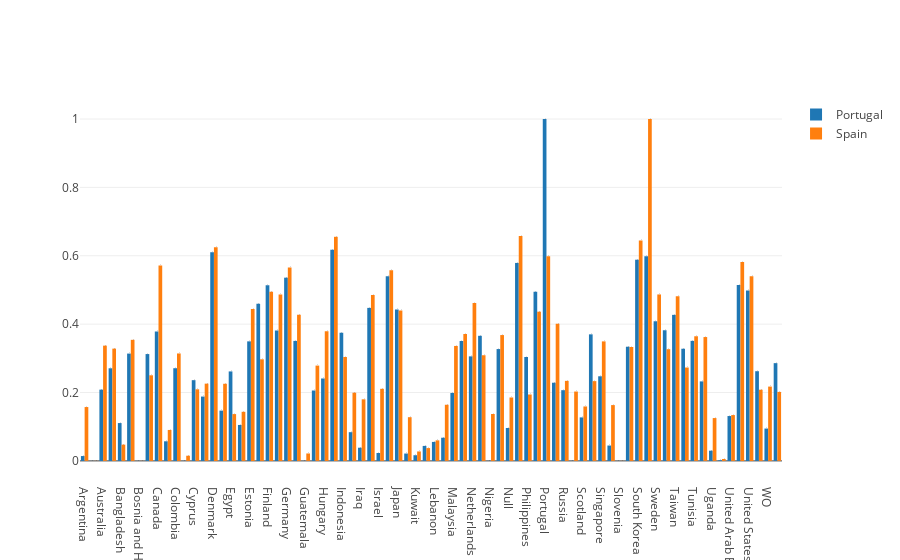

The cell this chart's notebook holds for it:
### Markdown cell above
In this result, the taller the bar, the more different the capabilities are.

### Code cell
bar_countries = ['Portugal', 'Spain']



bar1 = country_correlation[:, find_index(bar_countries[0], country_names)]
bar2 = country_correlation[:, find_index(bar_countries[1], country_names)]




trace1 = go.Bar(
    x=country_names,
    y=bar1,
    name=bar_countries[0],
    text=['{}% correlation index'.format(math.ceil(number * 100)) for number in bar1],
)
trace2 = go.Bar(
    x=country_names,
    y=bar2,
    name=bar_countries[1],
    text=['{}% correlation index'.format(math.ceil(number * 100)) for number in bar2],
)

data = [trace1, trace2]
layout = go.Layout(
    barmode='group'
)

fig = go.Figure(data=data, layout=layout)
plotly.offline.iplot(data)

### Figure 1 — Plotly figure (JSON) as saved in the notebook; plotly's stock layout.template omitted (floating-point values rounded to 4 significant figures)
{"data": [{"name": "Portugal", "text": ["2.0% correlation index", "-0.0% correlation index", "21.0% correlation index", "28.0% correlation index", "12.0% correlation index", "32.0% correlation index", "-0.0% correlation index", "32.0% correlation index", "38.0% correlation index", "6.0% correlation index", "28.0% correlation index", "-0.0% correlation index", "24.0% correlation index", "19.0% correlation index", "62.0% correlation index", "15.0% correlation index", "27.0% correlation index", "11.0% correlation index", "35.0% correlation index", "46.0% correlation index", "52.0% correlation index", "39.0% correlation index", "54.0% correlation index", "36.0% correlation index", "-0.0% correlation index", "21.0% correlation index", "25.0% correlation index", "62.0% correlation index", "38.0% correlation index", "9.0% correlation index", "4.0% correlation index", "45.0% correlation index", "3.0% correlation index", "55.0% correlation index", "45.0% correlation index", "3.0% correlation index", "2.0% correlation index", "5.0% correlation index", "6.0% correlation index", "7.0% correlation index", "20.0% correlation index", "36.0% correlation index", "31.0% correlation index", "37.0% correlation index", "-0.0% correlation index", "33.0% correlation index", "10.0% correlation index", "58.0% correlation index", "31.0% correlation index", "50.0% correlation index", "100.0% correlation index", "23.0% correlation index", "21.0% correlation index", "-0.0% correlation index", "13.0% correlation index", "38.0% correlation index", "25.0% correlation index", "5.0% correlation index", "-0.0% correlation index", "34.0% correlation index", "59.0% correlation index", "60.0% correlation index", "41.0% correlation index", "39.0% correlation index", "43.0% correlation index", "33.0% correlation index", "36.0% correlation index", "24.0% correlation index", "3.0% correlation index", "1.0% correlation index", "14.0% correlation index", "52.0% correlation index", "50.0% correlation index", "27.0% correlation index", "10.0% correlation index", "29.0% correlation index"], "type": "bar", "x": ["Argentina", "Asia", "Australia", "Austria", "Bangladesh", "Belgium", "Bosnia and Herzegovina", "Brazil", "Canada", "Chile", "Colombia", "Costa Rica", "Cyprus", "Czech Republic", "Denmark", "Dominion of Pakistan", "Egypt", "El Salvador", "Estonia", "European Patent Office", "Finland", "France", "Germany", "Greece", "Guatemala", "Hong Kong", "Hungary", "India", "Indonesia", "Iran", "Iraq", "Ireland", "Israel", "Italy", "Japan", "Korea", "Kuwait", "Latvia", "Lebanon", "Lithuania", "Malaysia", "Mexico", "Netherlands", "New Zealand", "Nigeria", "Norway", "Null", "People's Republic of China", "Philippines", "Poland", "Portugal", "Romania", "Russia", "Saudi Arabia", "Scotland", "Serbia", "Singapore", "Slovakia", "Slovenia", "South Africa", "South Korea", "Spain", "Sweden", "Switzerland", "Taiwan", "Thailand", "Tunisia", "Turkey", "Uganda", "Ukraine", "United Arab Emirates", "United Kingdom", "United States of America", "Vietnam", "WO", "Zimbabwe"], "y": [0.0141, -0.0001461, 0.2084, 0.2708, 0.1106, 0.3139, -0.0001461, 0.3124, 0.3784, 0.0573, 0.2711, -0.0002921, 0.2361, 0.1881, 0.6103, 0.147, 0.2616, 0.105, 0.3496, 0.4595, 0.5139, 0.3813, 0.5359, 0.3509, -0.0002066, 0.2058, 0.241, 0.6176, 0.3751, 0.08395, 0.03853, 0.4475, 0.02311, 0.5403, 0.4428, 0.02147, 0.01654, 0.04378, 0.05546, 0.06775, 0.1986, 0.3507, 0.3057, 0.3659, -0.0003099, 0.327, 0.09626, 0.579, 0.3039, 0.4949, 1, 0.2286, 0.2068, -0.0003578, 0.1272, 0.3701, 0.2475, 0.04487, -0.0001461, 0.3339, 0.5884, 0.5987, 0.4087, 0.382, 0.4271, 0.328, 0.351, 0.2325, 0.02981, 0.001868, 0.1311, 0.5141, 0.4982, 0.2623, 0.09457, 0.2859]}, {"name": "Spain", "text": ["16.0% correlation index", "-0.0% correlation index", "34.0% correlation index", "33.0% correlation index", "5.0% correlation index", "36.0% correlation index", "-0.0% correlation index", "26.0% correlation index", "58.0% correlation index", "10.0% correlation index", "32.0% correlation index", "2.0% correlation index", "21.0% correlation index", "23.0% correlation index", "63.0% correlation index", "23.0% correlation index", "14.0% correlation index", "15.0% correlation index", "45.0% correlation index", "30.0% correlation index", "50.0% correlation index", "49.0% correlation index", "57.0% correlation index", "43.0% correlation index", "3.0% correlation index", "28.0% correlation index", "38.0% correlation index", "66.0% correlation index", "31.0% correlation index", "20.0% correlation index", "19.0% correlation index", "49.0% correlation index", "22.0% correlation index", "56.0% correlation index", "45.0% correlation index", "13.0% correlation index", "3.0% correlation index", "4.0% correlation index", "7.0% correlation index", "17.0% correlation index", "34.0% correlation index", "38.0% correlation index", "47.0% correlation index", "31.0% correlation index", "14.0% correlation index", "37.0% correlation index", "19.0% correlation index", "66.0% correlation index", "20.0% correlation index", "44.0% correlation index", "60.0% correlation index", "41.0% correlation index", "24.0% correlation index", "21.0% correlation index", "16.0% correlation index", "24.0% correlation index", "35.0% correlation index", "17.0% correlation index", "-0.0% correlation index", "34.0% correlation index", "65.0% correlation index", "100.0% correlation index", "49.0% correlation index", "33.0% correlation index", "49.0% correlation index", "28.0% correlation index", "37.0% correlation index", "37.0% correlation index", "13.0% correlation index", "1.0% correlation index", "14.0% correlation index", "59.0% correlation index", "55.0% correlation index", "21.0% correlation index", "22.0% correlation index", "21.0% correlation index"], "type": "bar", "x": ["Argentina", "Asia", "Australia", "Austria", "Bangladesh", "Belgium", "Bosnia and Herzegovina", "Brazil", "Canada", "Chile", "Colombia", "Costa Rica", "Cyprus", "Czech Republic", "Denmark", "Dominion of Pakistan", "Egypt", "El Salvador", "Estonia", "European Patent Office", "Finland", "France", "Germany", "Greece", "Guatemala", "Hong Kong", "Hungary", "India", "Indonesia", "Iran", "Iraq", "Ireland", "Israel", "Italy", "Japan", "Korea", "Kuwait", "Latvia", "Lebanon", "Lithuania", "Malaysia", "Mexico", "Netherlands", "New Zealand", "Nigeria", "Norway", "Null", "People's Republic of China", "Philippines", "Poland", "Portugal", "Romania", "Russia", "Saudi Arabia", "Scotland", "Serbia", "Singapore", "Slovakia", "Slovenia", "South Africa", "South Korea", "Spain", "Sweden", "Switzerland", "Taiwan", "Thailand", "Tunisia", "Turkey", "Uganda", "Ukraine", "United Arab Emirates", "United Kingdom", "United States of America", "Vietnam", "WO", "Zimbabwe"], "y": [0.1574, -0.0002565, 0.3371, 0.3283, 0.0475, 0.3541, -0.0002565, 0.2503, 0.5716, 0.09042, 0.3142, 0.01506, 0.2093, 0.2259, 0.6249, 0.2256, 0.1369, 0.1435, 0.4443, 0.2971, 0.4949, 0.4868, 0.566, 0.4274, 0.02166, 0.2787, 0.3789, 0.6554, 0.3039, 0.1994, 0.1801, 0.4853, 0.2108, 0.5578, 0.4402, 0.1278, 0.02758, 0.03739, 0.06002, 0.1641, 0.3361, 0.3712, 0.4619, 0.309, 0.1371, 0.368, 0.1854, 0.6577, 0.1942, 0.4364, 0.5987, 0.4008, 0.234, 0.2028, 0.1591, 0.2333, 0.3495, 0.1632, -0.0002565, 0.3332, 0.6446, 1, 0.4868, 0.3266, 0.4814, 0.273, 0.3645, 0.3622, 0.1252, 0.005565, 0.134, 0.5819, 0.5402, 0.2082, 0.2173, 0.2017]}], "layout": {}}
